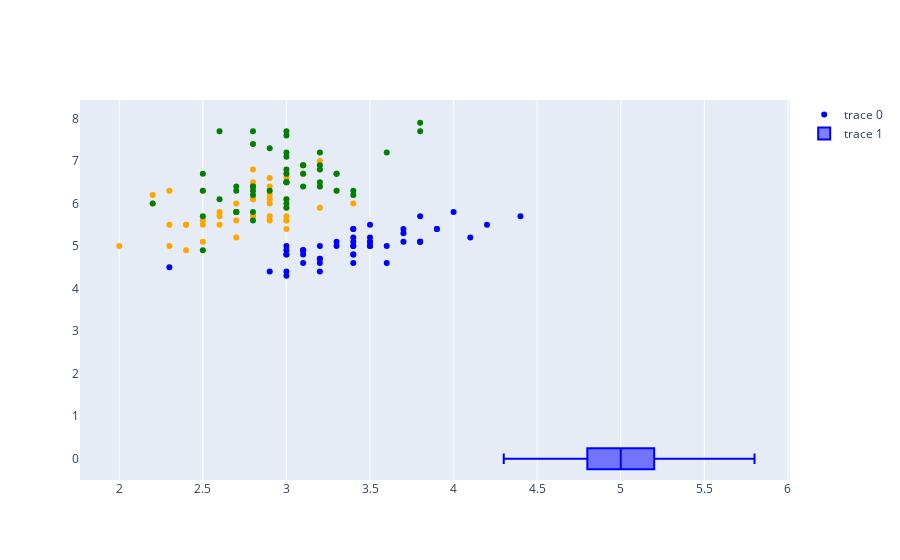

Here is the notebook cell this chart was saved with:
### Code cell
fig.add_trace(go.Box(x=df[df['species'] == 'setosa'].sepal_length, marker_color='blue'),)

### Figure 1 — Plotly figure (JSON) as saved in the notebook; plotly's stock layout.template omitted (floating-point values rounded to 4 significant figures; data arrays with more than 128 entries replaced by an {"elided": "..."} marker saying what was removed)
{"data": [{"marker": {"color": {"elided": "150 str values"}}, "mode": "markers", "type": "scatter", "x": {"elided": "150 float values"}, "y": {"elided": "150 float values"}}, {"marker": {"color": "blue"}, "type": "box", "x": [5.1, 4.9, 4.7, 4.6, 5.0, 5.4, 4.6, 5.0, 4.4, 4.9, 5.4, 4.8, 4.8, 4.3, 5.8, 5.7, 5.4, 5.1, 5.7, 5.1, 5.4, 5.1, 4.6, 5.1, 4.8, 5.0, 5.0, 5.2, 5.2, 4.7, 4.8, 5.4, 5.2, 5.5, 4.9, 5.0, 5.5, 4.9, 4.4, 5.1, 5.0, 4.5, 4.4, 5.0, 5.1, 4.8, 5.1, 4.6, 5.3, 5.0]}], "layout": {}}
